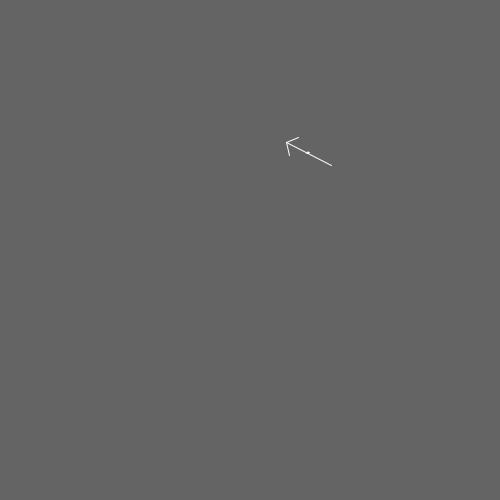
Frame 1 (no input)
Frame 60 (the mouse pressed at the canvas centre just before this capture): identical to frame 1, image omitted
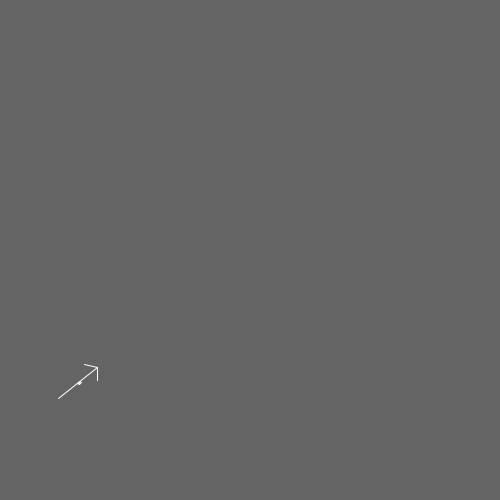
Frame 120 (the mouse held since frame 60 and released just before this capture)

The Processing sketch that drew these frames (run headless with seeded random() and noise(); from frame 60 on, the mouse is pressed at the canvas centre):

// Processing sketch: seta
// ── seta.pde

/// seta, O Som do Pensamento, 2009

// dados para a seta
float px,py; // pos da seta
float len=50;   // comprimento da seta
float ang;   // angulo da seta

// click do rato reposiciona a seta

void setup(){
  size(500,500); 
  rePosSeta();
}

void draw(){
  background(100);
  updateSeta();
  desenhaSeta();

  if(mousePressed)
    if(frameCount%5==0) //atrasar um pouco a resposta
      rePosSeta();
}


///-------------------
///  funções da seta 

void rePosSeta(){
  px = random(len,width-len);
  py = random(len,height-len); 
}

void updateSeta(){
  //ver o angulo da seta até ao rato (rato - seta)
  float dx = mouseX - px; 
  float dy = mouseY - py; 
  ang = atan2(dy,dx);
}

void desenhaSeta(){
  translate(px,py);    //move a posição para o centro px, py
  rotate(ang);         //roda na pos actual ang radianos
  stroke(255);         // cor a branco
  rect(0,0,2,2);      // quadrado no centro da seta (reparem q a pos é 0,0 pois já estamos no centro)
  line(-len/2,0,len/2,0);  //corpo da seta
  line(len/3,10,len/2,0);  //braço1 da seta
  line(len/3,-10,len/2,0); //braço2 da seta

}
